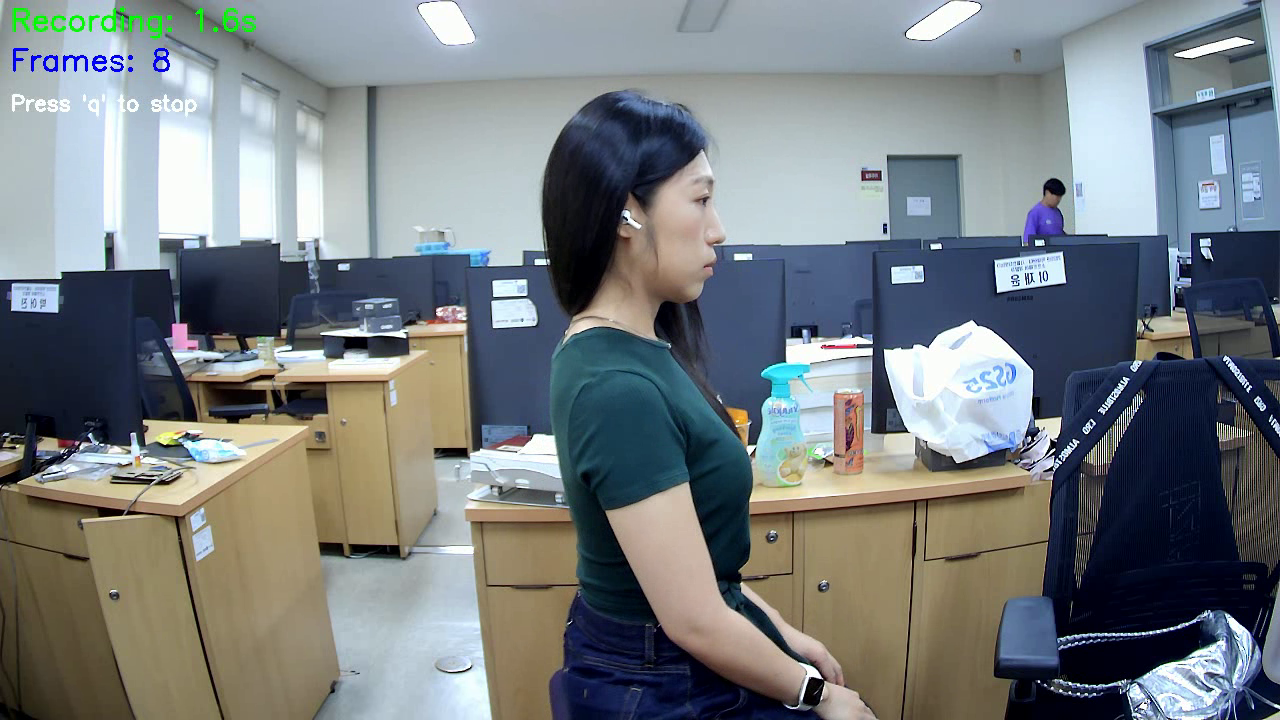
#> input picture frame 8 of posture_analysis_pipeline/posture_video_20250706_173222.mp4, 1280 x 720 px, given in place of the camera
$ python video_recorder.py
#> lines starting #> are read from the running program, lines starting #| are printed output that depends on the picture
### posture_analysis_pipeline/config/settings.py
#!/usr/bin/env python3
# -*- coding: utf-8 -*-
"""
자세 분석 파이프라인 설정 파일

이 파일은 프로젝트 전체에서 사용되는 설정값들을 정의합니다.
"""

import os
from pathlib import Path

# 프로젝트 루트 디렉토리
PROJECT_ROOT = Path(__file__).parent.parent

# =============================================================================
# 동영상 촬영 설정
# =============================================================================
VIDEO_SETTINGS = {
    'duration': 20,              # 촬영 시간 (초)
    'fps': 30,                   # 프레임 레이트
    'resolution': (1280, 720),   # 해상도 (width, height)
    'camera_index': 0,           # 웹캠 인덱스
    'output_filename': 'video.mp4',  # 출력 파일명
    'codec': 'mp4v',             # 비디오 코덱
    'mirror': True,              # 미러링 여부 (사용자 피드백용)
}

# =============================================================================
# 프레임 추출 설정
# =============================================================================
FRAME_SETTINGS = {
    'frame_count': 50,           # 추출할 프레임 수
    'output_format': 'jpg',      # 출력 이미지 형식
    'quality': 95,               # 이미지 품질 (1-100)
}

# =============================================================================
# MediaPipe 설정
# =============================================================================
MEDIAPIPE_SETTINGS = {
    'static_image_mode': True,   # 정적 이미지 모드
    'model_complexity': 2,       # 모델 복잡도 (0, 1, 2)
    'enable_segmentation': False, # 세그멘테이션 활성화
    'min_detection_confidence': 0.5,  # 최소 감지 신뢰도
    'min_tracking_confidence': 0.5,   # 최소 추적 신뢰도
}

# =============================================================================
# 각도 계산 설정
# =============================================================================
ANGLE_SETTINGS = {
    'neck_angle_threshold': 15,  # 목각도 임계값 (도)
    'spine_angle_threshold': 10, # 척추각도 임계값 (도)
    'angle_calculation_method': 'vector',  # 각도 계산 방법
}

# =============================================================================
# 등급 분류 설정
# =============================================================================
GRADE_SETTINGS = {
    'grade_count': 10,           # 등급 수
    'primary_angle': 'neck',     # 주요 평가 각도 ('neck' 또는 'spine')
    'grade_labels': {            # 등급 라벨
        1: 'A', 2: 'B', 3: 'B',
        4: 'B', 5: 'C', 6: 'C',
        7: 'C', 8: 'C', 9: 'C',
        10: 'C'
    }
}

# =============================================================================
# 파일 경로 설정
# =============================================================================
PATHS = {
    'data_dir': PROJECT_ROOT / 'data',
    'raw_video_dir': PROJECT_ROOT / 'data' / 'raw',
    'frames_dir': PROJECT_ROOT / 'data' / 'frames',
    'landmarks_dir': PROJECT_ROOT / 'data' / 'landmarks',
    'angles_dir': PROJECT_ROOT / 'data' / 'angles',
    'grades_dir': PROJECT_ROOT / 'data' / 'grades',
    'results_dir': PROJECT_ROOT / 'data' / 'results',
    'visualization_dir': PROJECT_ROOT / 'data' / 'results' / 'visualization',
    'stage_images_dir': PROJECT_ROOT / 'data' / 'grades' / 'stage_images',
}

# =============================================================================
# 로깅 설정
# =============================================================================
LOGGING_SETTINGS = {
    'level': 'INFO',             # 로그 레벨
    'format': '{time:YYYY-MM-DD HH:mm:ss} | {level} | {message}',
    'file': PROJECT_ROOT / 'logs' / 'pipeline.log',
    'rotation': '1 day',         # 로그 파일 로테이션
    'retention': '7 days',       # 로그 보관 기간
}

# =============================================================================
# 시각화 설정
# =============================================================================
VISUALIZATION_SETTINGS = {
    'figure_size': (12, 8),      # 그래프 크기
    'dpi': 100,                  # 해상도
    'style': 'seaborn-v0_8',     # matplotlib 스타일
    'color_palette': 'viridis',  # 색상 팔레트
    'save_format': 'png',        # 저장 형식
}

# =============================================================================
# 테스트 설정
# =============================================================================
TEST_SETTINGS = {
    'test_data_dir': PROJECT_ROOT / 'tests' / 'test_data',
    'mock_video_duration': 5,    # 테스트용 동영상 길이
    'mock_frame_count': 10,      # 테스트용 프레임 수
}

# =============================================================================
# 유틸리티 함수
# =============================================================================
def ensure_directories():
    """필요한 디렉토리들을 생성합니다."""
    for path in PATHS.values():
        if isinstance(path, Path):
            path.mkdir(parents=True, exist_ok=True)

    # 로그 디렉토리 생성
    log_dir = PROJECT_ROOT / 'logs'
    log_dir.mkdir(exist_ok=True)

# [9 lines left out: functions get_timestamp, get_output_filename, not called in this run]

# =============================================================================
# 초기화
# =============================================================================
# 프로젝트 시작 시 필요한 디렉토리들을 생성
ensure_directories()

### posture_analysis_pipeline/src/modules/video_recorder.py
#!/usr/bin/env python3
# -*- coding: utf-8 -*-
"""
단순한 동영상 촬영 모듈

이 모듈은 웹캠을 통해 동영상을 촬영하고 파일로 저장하는 기능을 제공합니다.
실행과 동시에 촬영이 시작되고, 'q' 키를 누르면 저장 후 종료됩니다.
"""

import cv2
import numpy as np
import time
from pathlib import Path
from datetime import datetime
import logging

# 로깅 설정
logging.basicConfig(level=logging.INFO, format='%(asctime)s | %(levelname)s | %(message)s')
logger = logging.getLogger(__name__)

# 설정 파일 import
import sys
sys.path.append(str(Path(__file__).parent.parent.parent))
from config.settings import VIDEO_SETTINGS, PATHS


class VideoRecorder:
    """
    단순한 동영상 촬영 클래스

    웹캠을 통해 동영상을 촬영하고 파일로 저장합니다.
    """

    def __init__(self):
        """VideoRecorder 초기화"""
        self.cap = None
        self.video_writer = None
        self.is_recording = False

        logger.info("VideoRecorder 초기화 완료")

    def start_recording(self, output_path: str | None = None):
        """
        동영상 촬영 시작

        Args:
            output_path: 출력 파일 경로 (기본값: 자동 생성)
        """
        # 출력 파일 경로 설정
        if output_path is None:
            timestamp = datetime.now().strftime("%Y%m%d_%H%M%S")
            output_path = f"posture_video_{timestamp}.mp4"
        else:
            output_path = str(output_path)

        logger.info(f"촬영 시작: {output_path}")

        # 웹캠 초기화 (pose_data_collector.py 방식)
        self.cap = cv2.VideoCapture(0)

        if not self.cap.isOpened():
            logger.error("웹캠을 열 수 없습니다.")
            return

        # 웹캠 설정
        self.cap.set(cv2.CAP_PROP_FRAME_WIDTH, 1280)
        self.cap.set(cv2.CAP_PROP_FRAME_HEIGHT, 720)

        # 실제 해상도 확인
        width = int(self.cap.get(cv2.CAP_PROP_FRAME_WIDTH))
        height = int(self.cap.get(cv2.CAP_PROP_FRAME_HEIGHT))
        logger.info(f"웹캠 해상도: {width}x{height}")

        # 비디오 작성자 초기화
        fourcc = cv2.VideoWriter_fourcc(*'mp4v')  # type: ignore
        self.video_writer = cv2.VideoWriter(output_path, fourcc, 30.0, (width, height))

        if not self.video_writer.isOpened():
            logger.error("비디오 작성자를 열 수 없습니다.")
            self.cap.release()
            return

        self.is_recording = True
        frame_count = 0
        start_time = time.time()

        logger.info("촬영을 시작합니다. 'q' 키를 누르면 종료됩니다.")

        try:
            while self.is_recording:
                ret, frame = self.cap.read()
#> frame is the input picture: shape (720, 1280, 3); mean B, G, R 128.3, 125.3, 119.1
                if not ret:
                    logger.warning("프레임을 읽을 수 없습니다.")
                    break

                # 미러링 적용
                frame = cv2.flip(frame, 1)
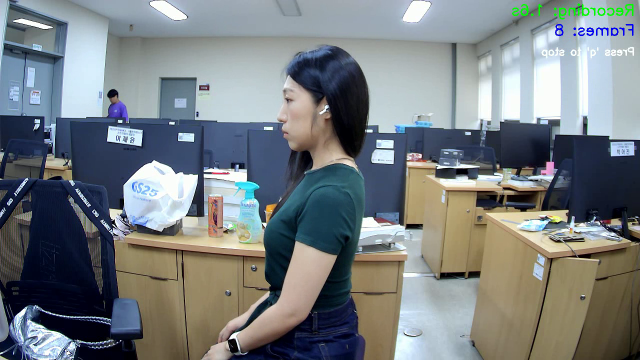
#> frame: shape (720, 1280, 3) (shown at 1/2 size); mean B, G, R 128.3, 125.3, 119.1

                # 프레임에 정보 표시
                elapsed_time = time.time() - start_time
                cv2.putText(frame, f"Recording: {elapsed_time:.1f}s", (10, 30),
                           cv2.FONT_HERSHEY_SIMPLEX, 1, (0, 255, 0), 2)
                cv2.putText(frame, f"Frames: {frame_count}", (10, 70),
                           cv2.FONT_HERSHEY_SIMPLEX, 1, (255, 0, 0), 2)
                cv2.putText(frame, "Press 'q' to stop", (10, 110),
                           cv2.FONT_HERSHEY_SIMPLEX, 0.7, (255, 255, 255), 2)
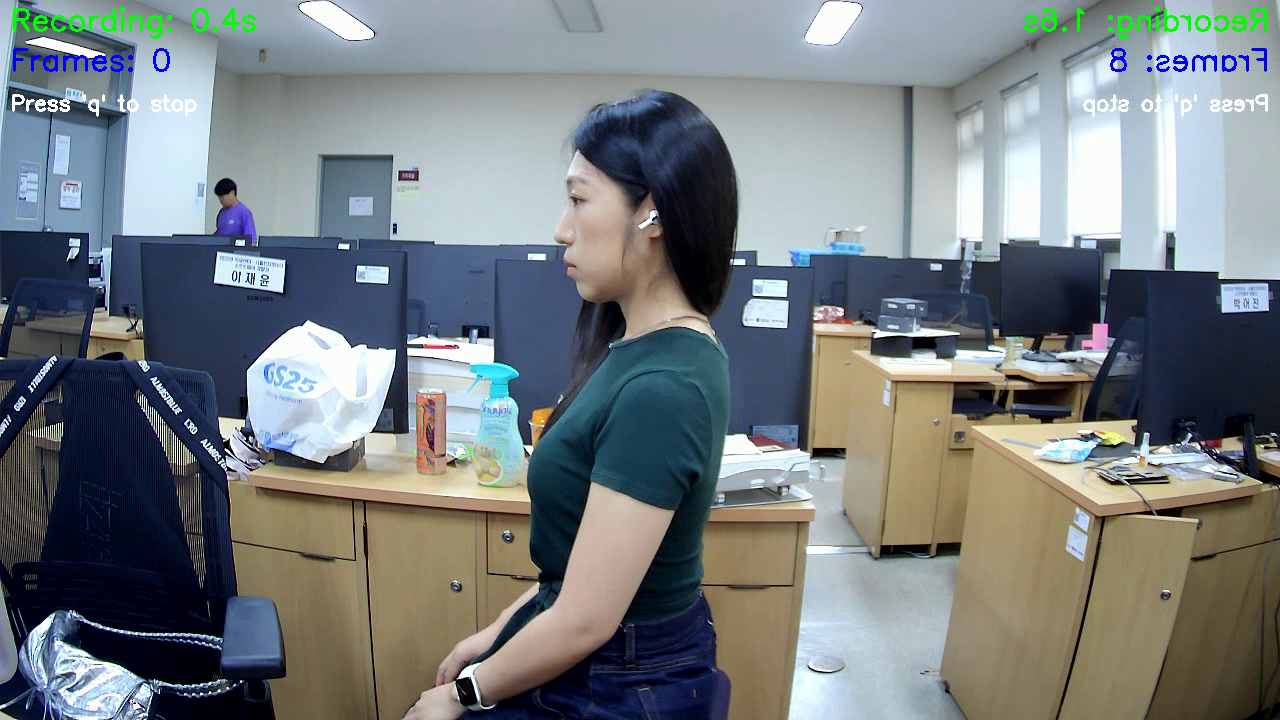
#> frame: shape (720, 1280, 3); mean B, G, R 128.3, 125.6, 118.9

                # 비디오에 프레임 저장
                self.video_writer.write(frame)
                frame_count += 1

                # 화면에 표시
                cv2.imshow('Video Recording', frame)

                # 'q' 키로 종료
                key = cv2.waitKey(1) & 0xFF
#> (key q is pressed here)
                if key == ord('q'):
                    logger.info("'q' 키가 눌렸습니다. 촬영을 종료합니다.")
                    break

        except Exception as e:
            logger.error(f"촬영 중 오류 발생: {e}")

        finally:
            # 리소스 해제
            self.stop_recording()

            # 촬영 정보 출력
            total_time = time.time() - start_time
            logger.info(f"촬영 완료: {total_time:.2f}초, {frame_count}프레임")
            logger.info(f"저장된 파일: {output_path}")

    def stop_recording(self):
        """촬영 중지 및 리소스 해제"""
        self.is_recording = False

        if self.video_writer:
            self.video_writer.release()
            self.video_writer = None

        if self.cap:
            self.cap.release()
            self.cap = None

        cv2.destroyAllWindows()
        logger.info("리소스 해제 완료")


def main():
    """메인 함수 - 실행과 동시에 촬영 시작"""
    print("🎥 동영상 촬영을 시작합니다...")
    print("📝 'q' 키를 누르면 촬영이 종료되고 파일이 저장됩니다.")
    print()

    recorder = VideoRecorder()
    recorder.start_recording()

    print("✅ 촬영이 완료되었습니다!")


if __name__ == "__main__":
    main()

$ run again, starting later in the video
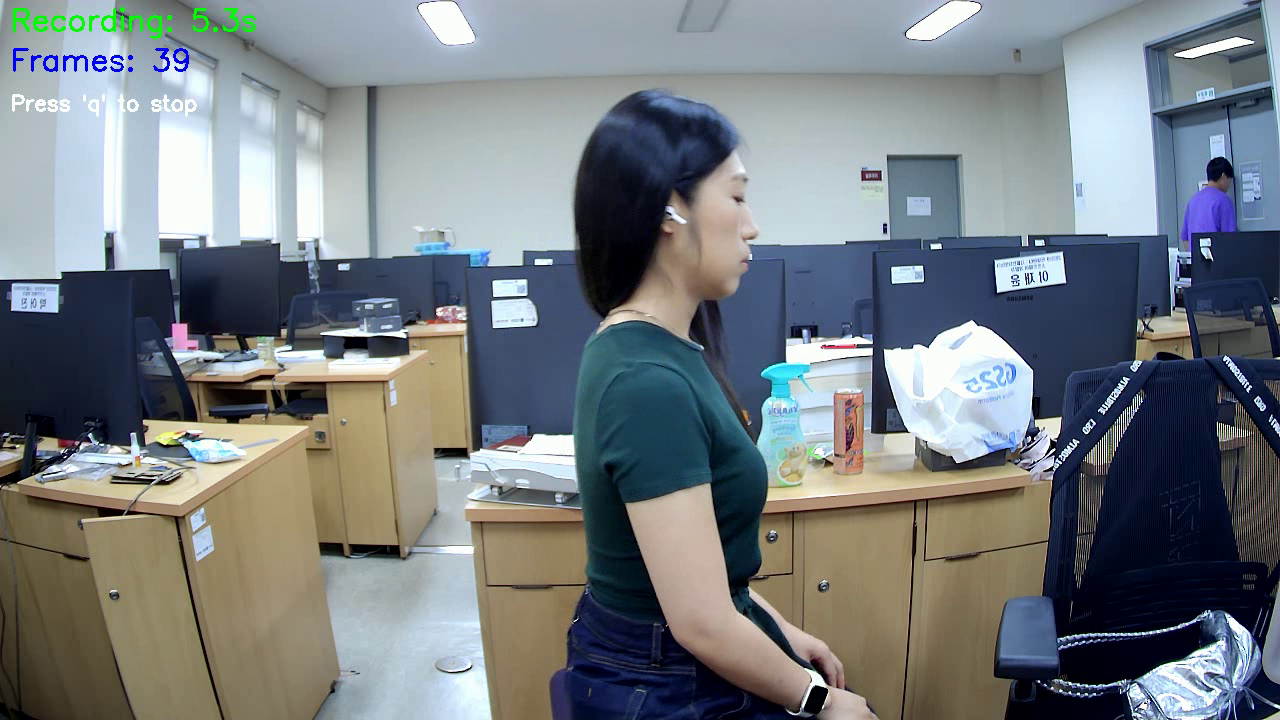
#> input picture frame 39 of posture_analysis_pipeline/posture_video_20250706_173222.mp4, 1280 x 720 px, given in place of the camera
#> in start_recording, frame is the input picture: shape (720, 1280, 3); mean B, G, R 129, 124.9, 118.6
#> in start_recording, `frame = cv2.flip(frame, 1)`:
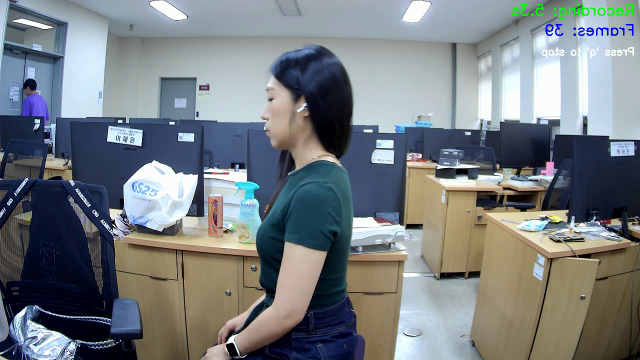
#> frame: shape (720, 1280, 3) (shown at 1/2 size); mean B, G, R 129, 124.9, 118.6
#> in start_recording, `cv2.putText(frame, "Press 'q' to stop", (10, 110), cv2.FONT_HERSHEY_SI..`:
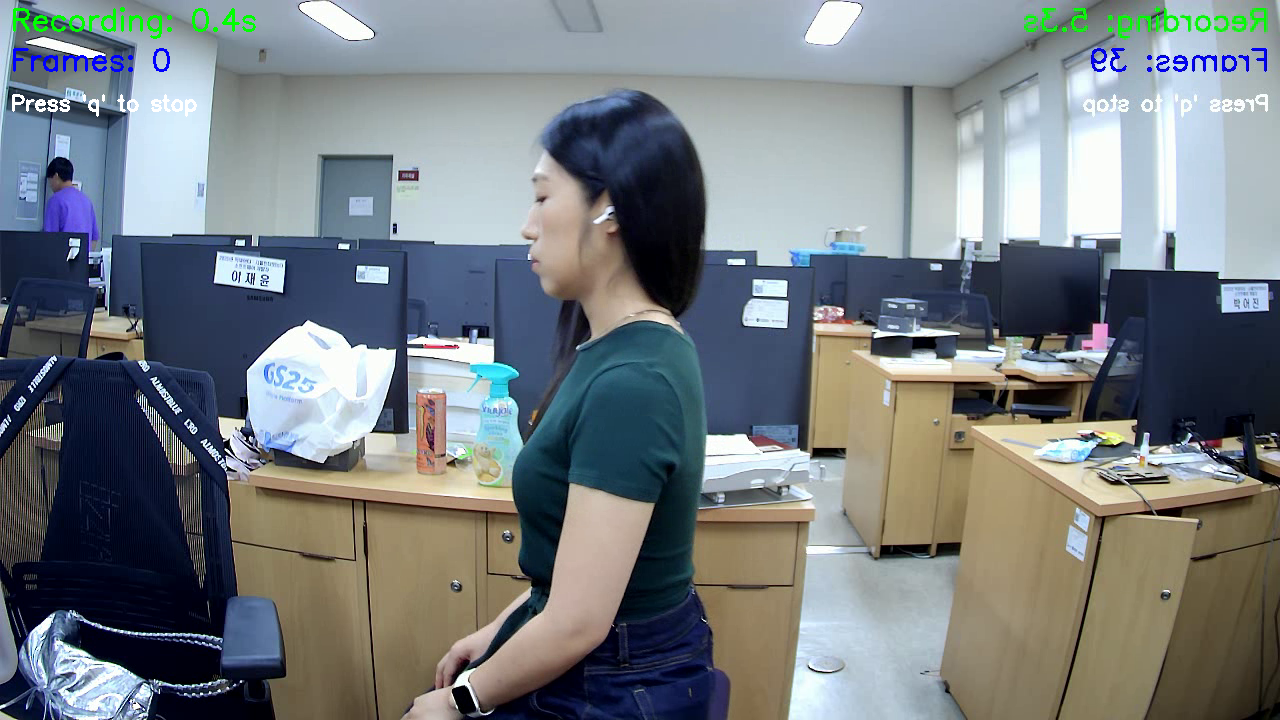
#> frame: shape (720, 1280, 3); mean B, G, R 129, 125.1, 118.4

$ run again, starting later in the video
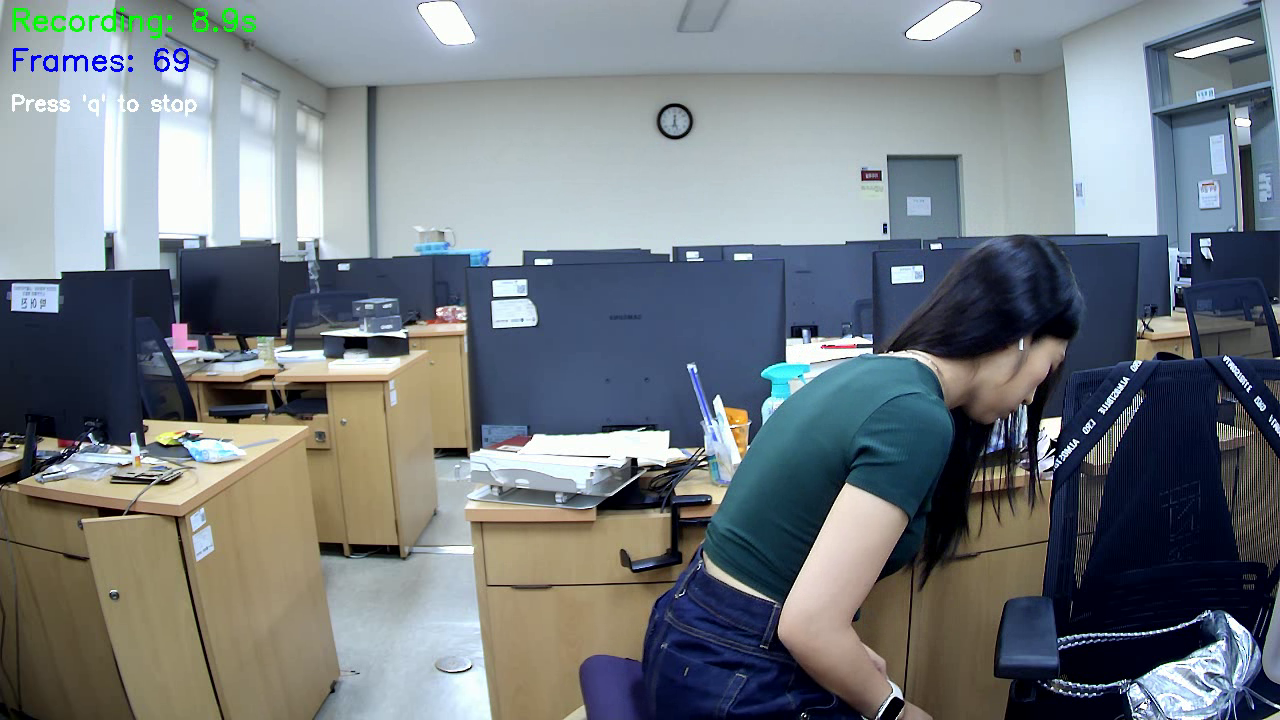
#> input picture frame 69 of posture_analysis_pipeline/posture_video_20250706_173222.mp4, 1280 x 720 px, given in place of the camera
#> in start_recording, frame is the input picture: shape (720, 1280, 3); mean B, G, R 128.5, 123.2, 115.9
#> in start_recording, `frame = cv2.flip(frame, 1)`:
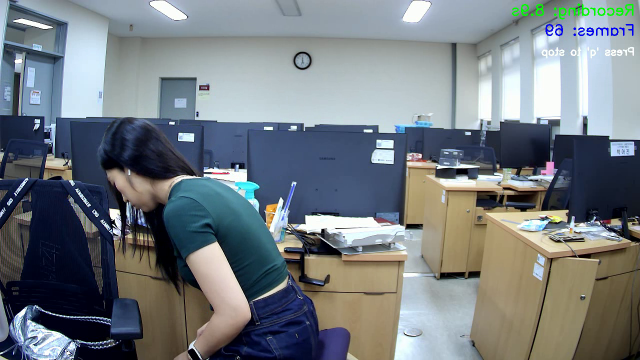
#> frame: shape (720, 1280, 3) (shown at 1/2 size); mean B, G, R 128.5, 123.2, 115.9
#> in start_recording, `cv2.putText(frame, "Press 'q' to stop", (10, 110), cv2.FONT_HERSHEY_SI..`:
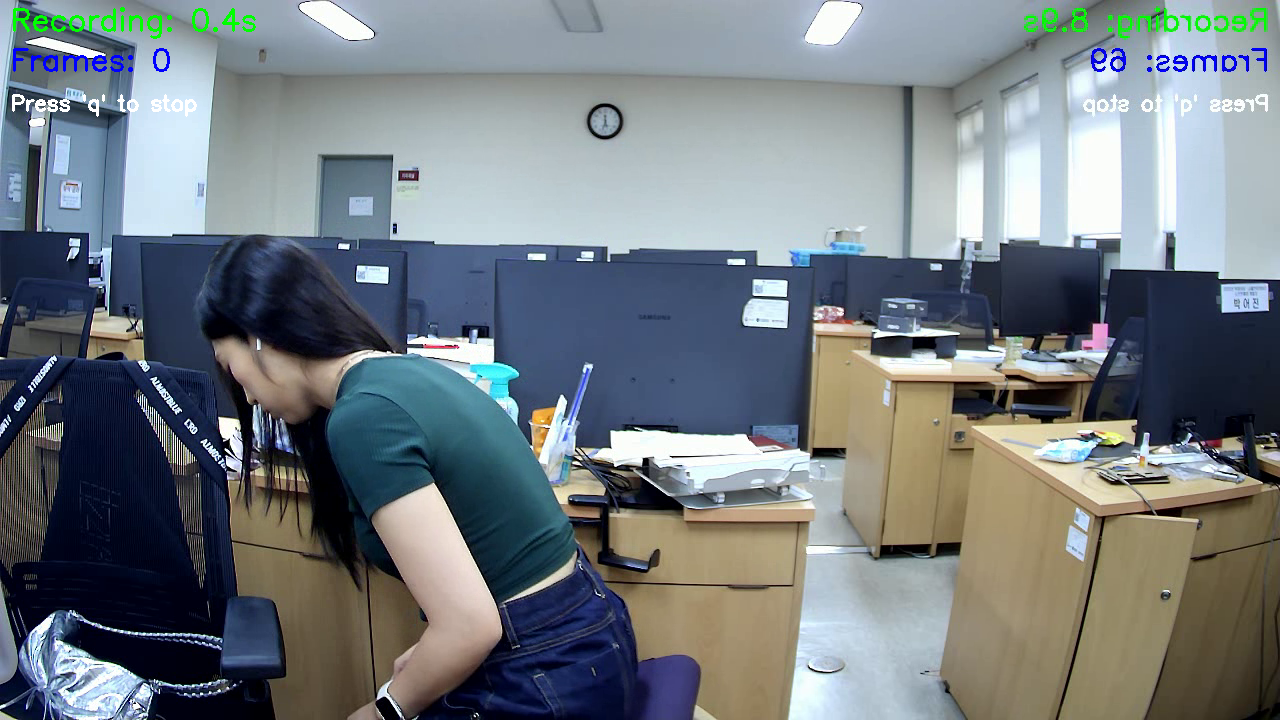
#> frame: shape (720, 1280, 3); mean B, G, R 128.5, 123.4, 115.7
